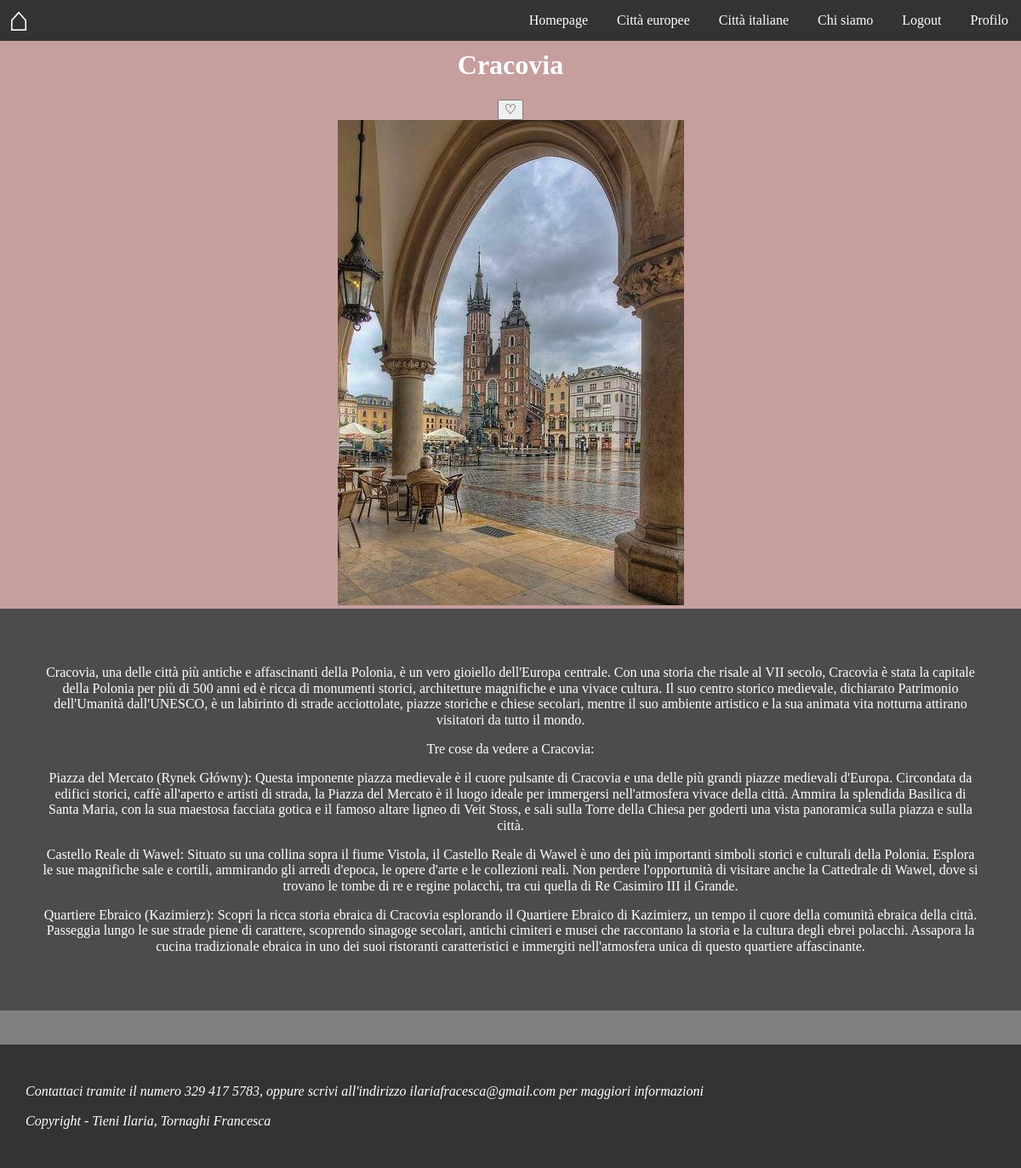
Page /pagine/città.php?cod=14 (signed in) on the committed database.
### pagine/città.php (the view, shortened to what this page needs)
<?php
require("connessione.php");
$cod = $_GET["cod"];
$sql = "SELECT cod, nome, foto, descrizione, stato_regione FROM città WHERE cod = ?";
$stmt = $conn->prepare($sql);
$stmt->bind_param("s", $cod);
$stmt->execute();
$ris = $stmt->get_result();
if ($ris->num_rows > 0) {
    $riga = $ris->fetch_assoc();
    $nome = $riga['nome'];
    $descrizione = $riga['descrizione'];
    $foto = $riga["foto"];
} else {
    echo "<p>Nessun risultato trovato!</p>";
}
$is_favorite = false;
?>
<!DOCTYPE html>
<html lang="it">
<head>
<link rel="stylesheet" href="https://cdnjs.cloudflare.com/ajax/libs/normalize/8.0.1/normalize.min.css" />
<link rel="stylesheet" type="text/css" href="../style.css">
</head>
<body>
<header class="header clearfix">
    <a href="https://www.airbnb.it/?c=.pi0.pk182361646_2299084126&gclsrc=aw.ds&&c=.pi0.pk182361646_2299084126&ghost=true&gad_source=1&gclid=EAIaIQobChMIyuqvgMPNhAMVPZODBx3dFAplEAAYASAAEgIrDPD_BwE" class="header_logo">⌂</a>
    <ul class="header_menu animate">
        <li class="header_menu_item"><a href="../index.php">Homepage</a></li>
        <li class="header_menu_item"><a href="Europa.php">Città europee</a></li>
        <li class="header_menu_item"><a href="Italia.php">Città italiane</a></li>
        <li class="header_menu_item"><a href="chi_siamo.php">Chi siamo</a></li>
        <li class="header_menu_item"><a href="logout.php">Logout</a></li>
        <li class="header_menu_item"><a href="profilo.php">Profilo</a></li>
    </ul>
</header>
<div class="citta">
    <h1 style="text-align: center; margin-top: 0px; padding-top: 10px"><?php echo htmlspecialchars($nome); ?></h1>
    <form method="post">
        <button type="submit" name= "add_to_favorites">
            <?php echo $is_favorite ? "♥" : "♡"; ?>
        </button>
    </form>
    <div class="copertina-fr">
        <?php echo "<img class='citta_immagine' src='../immaginii/" . htmlspecialchars($foto) . "' alt='" . htmlspecialchars($nome) . "'>"; ?>
    </div>
    <div class="citta_text">
        <?php
        if ($descrizione) {
            $paragrafi = explode("\n", $descrizione);
            foreach ($paragrafi as $paragrafo) {
                echo "<p>" . htmlspecialchars($paragrafo) . "</p>";
            }
        }
        ?>
    </div>
</div>
</body>
<?php
        require("footer.php");
    ?>
</html>

### style.css (style rules this page uses)
html,body { height: 100%; }
body { background: grey; font-family: Georgia, 'Times New Roman', Times, serif; color: #fff }
.animate { -webkit-transition: all 0.3s ease-out; transition: all 0.3s ease-out; }
.header { background: #333; }
.header_logo { color: #fff; float: left center; text-decoration: none; font-size: 40px; padding: 10px; }
.header_menu { float: right; margin:0; padding: 0 }
.header_menu_item { display: inline-block; }
.header_menu_item a { color: #fff; display: block; padding: 15px; text-decoration: none; }
.citta { text-align: center; background: rgb(198, 158, 158) }
.citta_text { background: rgb(77, 75, 75); padding: 50px; color: #fff }
.clearfix:after { visibility: hidden; display: block; font-size: 0; content: " "; clear: both; height: 20 ; }
.clearfix { display: inline-block; }
.clearfix { display: block; }
*::before, *::after { -webkit-box-sizing: border-box; -moz-box-sizing: border-box; box-sizing: border-box; }

### rows in the picture
città: nome "Cracovia", foto (picture), descrizione "Cracovia, una delle città più antiche e affascinanti della Polonia, è un vero gioiello dell'Europa centrale. Con una storia che risale al VII secolo, Cracovia è stata la capitale della Polonia per più di 500 anni ed è ricca di monumenti storici, architetture magnifiche e una vivace cultura. Il suo centro storico medievale, dichiarato Patrimonio dell'Umanità dall'UNESCO, è un labirinto di strade acciottolate, piazze storiche e chiese secolari, mentre il suo ambiente artistico e la sua animata vita notturna attirano visitatori da tutto il mondo.", descrizione "Tre cose da vedere a Cracovia:", descrizione "Piazza del Mercato (Rynek Główny): Questa imponente piazza medievale è il cuore pulsante di Cracovia e una delle più grandi piazze medievali d'Europa. Circondata da edifici storici, caffè all'aperto e artisti di strada, la Piazza del Mercato è il luogo ideale per immergersi nell'atmosfera vivace della città. Ammira la splendida Basilica di Santa Maria, con la sua maestosa facciata gotica e il famoso altare ligneo di Veit Stoss, e sali sulla Torre della Chiesa per goderti una vista panoramica sulla piazza e sulla città.", descrizione "Castello Reale di Wawel: Situato su una collina sopra il fiume Vistola, il Castello Reale di Wawel è uno dei più importanti simboli storici e culturali della Polonia. Esplora le sue magnifiche sale e cortili, ammirando gli arredi d'epoca, le opere d'arte e le collezioni reali. Non perdere l'opportunità di visitare anche la Cattedrale di Wawel, dove si trovano le tombe di re e regine polacchi, tra cui quella di Re Casimiro III il Grande.", descrizione "Quartiere Ebraico (Kazimierz): Scopri la ricca storia ebraica di Cracovia esplorando il Quartiere Ebraico di Kazimierz, un tempo il cuore della comunità ebraica della città. Passeggia lungo le sue strade piene di carattere, scoprendo sinagoge secolari, antichi cimiteri e musei che raccontano la storia e la cultura degli ebrei polacchi. Assapora la cucina tradizionale ebraica in uno dei suoi ristoranti caratteristici e immergiti nell'atmosfera unica di questo quartiere affascinante."
